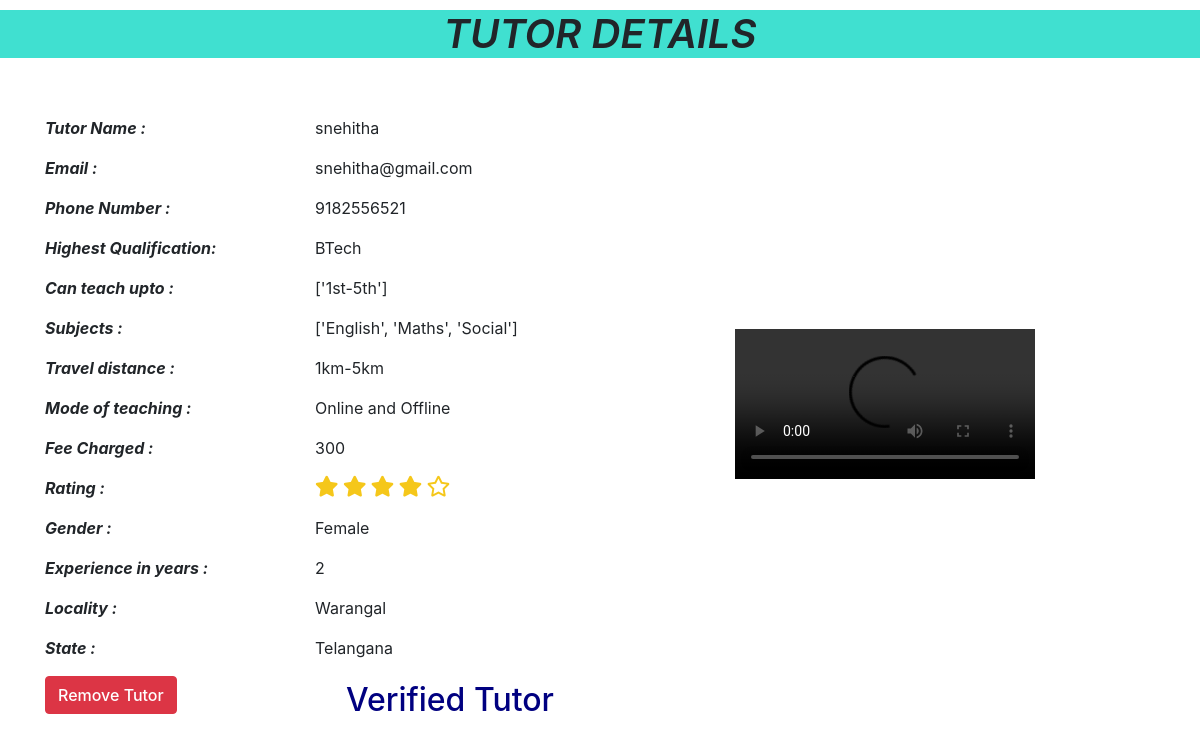
The app's page /fulldetails/21 (signed in) with its own data.
### accounts/models.py (models this page shows, shortened)
class Tutor(models.Model):
    tutor=models.ForeignKey(MyUser, on_delete=models.CASCADE, unique=True)
    Highest_Qual=models.CharField(max_length=255,default="")
    teach=models.CharField(max_length=255,default="")
    subjects=models.CharField(max_length=255,default="")
    travel=models.CharField(max_length=255,default="")
    mode=models.CharField(max_length=255,default="")
    state=models.CharField(max_length=255,default="")
    fees=models.IntegerField(default=0)
    gender=models.CharField(default="",max_length=12)
    slots=models.CharField(default="",max_length=255)
    experience=models.IntegerField(default=0)
    mapurl=models.URLField(max_length=200,default="")
    favourite=models.ManyToManyField(MyUser,related_name='favourite',blank=True)
    is_favourite=models.BooleanField(default=False)
    is_verified=models.BooleanField(default=False)
    meeting=models.URLField(max_length=200,default="")
    video=models.FileField(upload_to='videos/',default="")
    def get_rating(self):
        total=sum(int(review['stars']) for review in self.reviews.values())
        print(self.reviews.count())
        if(self.reviews.count()!=0):
            return total / self.reviews.count()
        else:
            return 0

class MyUser(AbstractUser):
    is_tutor=models.BooleanField(default=False)
    is_student=models.BooleanField(default=False)
    phn_num=models.CharField(max_length=12,default="")
    locality=models.CharField(max_length=255,default="")

### accounts/views.py (the view)
# urls.py: path('fulldetails/<int:my_id>',views.fulldetailsView,name="fulldetails"),
@login_required(login_url='login')
def fulldetailsView(request,my_id):
    if request.user.is_authenticated:
        context={}
        t= Tutor.objects.get(id=my_id)
        if request.method == 'POST':
            user=MyUser.objects.get(username=t.tutor.username)
            user.delete()
            return redirect('admin1')
        context={"t":t}
        return render(request,'fulldetails.html',context)
    else:
        return redirect('login')

### accounts/templates/fulldetails.html (shortened to what this page needs)
<html>
	<head>
	<link rel="stylesheet" href="https://cdn.jsdelivr.net/npm/bootstrap@4.6.0/dist/css/bootstrap.min.css">
	<link rel="stylesheet" href="https://use.fontawesome.com/releases/v5.3.1/css/all.css">
    <link rel="stylesheet" href="https://cdnjs.cloudflare.com/ajax/libs/font-awesome/4.7.0/css/font-awesome.min.css">
    <link rel="stylesheet" href="https://cdnjs.cloudflare.com/ajax/libs/bootstrap-select/1.13.1/css/bootstrap-select.css" />
		</head>
<body>
		<h1 class="h1"><i>TUTOR DETAILS</i></h1>
		<div class="container ">
			<div class="row row1">
				<div class="col">
						<br><br>
						<div class="row no-gutters">
							<div class="col">
							<p><strong><i>Tutor Name : </i></strong>
							</p>
						</div>
						<div class="col"><p>{{t.tutor.username}}</p>
						</div>
					</div>
					<div class="row no-gutters">
							<div class="col">
							<p><strong><i>Email : </i></strong>
							</p>
						</div>
						<div class="col"><p>{{t.tutor.email}}</p>
						</div>
					</div>
					<div class="row no-gutters">
							<div class="col">
							<p><strong><i>Phone Number : </i></strong>
							</p>
						</div>
						<div class="col"><p>{{t.tutor.phn_num}}</p>
						</div>
					</div>
					<div class="row no-gutters">
							<div class="col">
							<p><strong><i>Highest Qualification: </i></strong>
							</p>
						</div>
						<div class="col"><p>{{t.Highest_Qual}}</p>
						</div>
					</div>
					<div class="row no-gutters">
							<div class="col">
							<p><strong><i>Can teach upto : </i></strong>
							</p>
						</div>
						<div class="col"><p>{{t.teach}}</p>
						</div>
					</div>
					<div class="row no-gutters">
							<div class="col">
							<p><strong><i>Subjects : </i></strong>
							</p>
						</div>
						<div class="col"><p>{{t.subjects}}</p>
						</div>
					</div>
					<div class="row no-gutters">
							<div class="col">
							<p><strong><i>Travel distance : </i></strong>
							</p>
						</div>
						<div class="col"><p>{{t.travel}}</p>
						</div>
					</div>
					<div class="row no-gutters">
						<div class="col">
							<p><strong><i>Mode of teaching : </i></strong></p>
						</div>
						<div class="col">
								<p>{% if t.mode == "both" %}
								Online and Offline
								{% else %}
								{{t.mode}}
								{% endif %}</p>
							</div>
						</div>
						<div class="row no-gutters">
							<div class="col">
							<p><strong><i>Fee Charged : </i></strong>
							</p>
						</div>
						<div class="col"><p>{{t.fees}}</p>
						</div>
					</div>
					<div class="row no-gutters">
							<div class="col">
							<p><strong><i>Rating : </i></strong>
							</p>
						</div>
						<div class="col">
						<div class="control">
							{% if p.get_rating == 0 %}
                                <i class="r far fa-star"></i>
                                <i class="r far fa-star"></i>
                                <i class="r far fa-star"></i>
                                <i class="r far fa-star"></i>
                                <i class="r far fa-star"></i>
                            {% else %}
                            {% if t.get_rating > 0 %}
                                    {% if t.get_rating > 0 and t.get_rating < 1 %}
                                    <i class="star2 fa fa-star-half-o"></i>
                                    {% else %}
                                    <i class="r fas fa-star"></i>
                                    {% endif %}
                                    {% else %}
                                        <i class="r far fa-star"></i>
                                {% endif %}
                                {% if t.get_rating > 1 %}
                                    {% if t.get_rating > 1 and t.get_rating < 2 %}
                                    <i class="star2 fa fa-star-half-o"></i>
                                    {% else %}
                                    <i class="r fas fa-star"></i>
                                    {% endif %}
                                    {% else %}
                                        <i class="r far fa-star"></i>
                                {% endif %}
                                {% if t.get_rating > 2 %}
                                    {% if t.get_rating > 2 and t.get_rating < 3 %}
                                    <i class="star2 fa fa-star-half-o"></i>
                                    {% else %}
                                    <i class="r fas fa-star"></i>
                                    {% endif %}
                                    {% else %}
                                        <i class="r far fa-star"></i>
                                {% endif %}
                                {% if t.get_rating > 3 %}
                                    {% if p.get_rating > 3 and t.get_rating < 4 %}
                                    <i class="star2 fa fa-star-half-o"></i>
                                    {% else %}
                                    <i class="r fas fa-star"></i>
                                    {% endif %}
                                    {% else %}
                                        <i class="r far fa-star"></i>
                                {% endif %}
                                {% if t.get_rating > 4 %}
                                    {% if t.get_rating > 4 and t.get_rating < 5%}
                                    <i class="star2 fa fa-star-half-o"></i>
                                    {% else %}
                                    <i class="r fas fa-star"></i>
                                    {% endif %}
                                    {% else %}
                                        <i class="r far fa-star"></i>
                                {% endif %}
                                {% endif %}
                        </div>
                    </div>
					</div>
						<div class="row no-gutters">
							<div class="col">
							<p><strong><i>Gender : </i></strong>
							</p>
						</div>
						<div class="col"><p>{{t.gender}}</p>
						</div>
					</div>
						<div class="row no-gutters">
							<div class="col">
							<p><strong><i>Experience in years : </i></strong>
							</p>
						</div>
						<div class="col"><p>{{t.experience}}</p>
						</div>
					</div>
						<div class="row no-gutters">
							<div class="col">
							<p><strong><i>Locality : </i></strong>
							</p>
						</div>
						<div class="col"><p>{{t.tutor.locality}}</p>
						</div>
					</div>
					<div class="row no-gutters">
							<div class="col">
							<p><strong><i>State : </i></strong>
							</p>
						</div>
						<div class="col"><p>{{t.state}}</p>
						</div>
					</div>
					<div class="row no-gutters">
                      <div class="col">
                      	<form method="POST">
                      		<input type="submit" value="Remove Tutor" class="btn btn-danger" style="font-weight: 500;">
                      	</form>
                      </div>
                      <div class="col">
                      		{% if t.is_verified == True %}
                      	<p style=" color: navy;text-align: center;font-size: 200%; font-weight: 500;">Verified Tutor</p>
                      	{% else %}
                      	<a href="{% url 'verify' t.id %}" class="btn btn-success" role="button" style="font-weight: 500;">Mark as Verified</a>
                      	{% endif %}
                      </div>
                    </div>
				</div>
				<div class="col" style="display:flex; flex-direction: column; justify-content: center; align-items: center;">
					<div class="abc">
				<video class="widhei" controls>
			 <source src="{{t.video.url}}" type="video/mp4">
			 </video>
			</div>
				</div>
				</div>
			</div>
</body>
</html>

### accounts/templates/fulldetails.html (style rules this page uses)
.container { width: 100%; margin-top: 10px; }
.h1 { margin-top: 10px; text-align: center; background-color: turquoise; font-weight: 600; }
video { width: 100%; height: auto; }
.r { font-size: 1.3em; color: #f5c71a; }
.widhei { width: 100%; }

### records on screen
Tutor: tutor.username "snehitha", tutor.email "snehitha@gmail.com", tutor.phn_num "9182556521", Highest_Qual "BTech", teach "['1st-5th']", subjects "['English', 'Maths', 'Social']", travel "1km-5km", fees "300", gender "Female", experience "2", tutor.locality "Warangal", state "Telangana"
